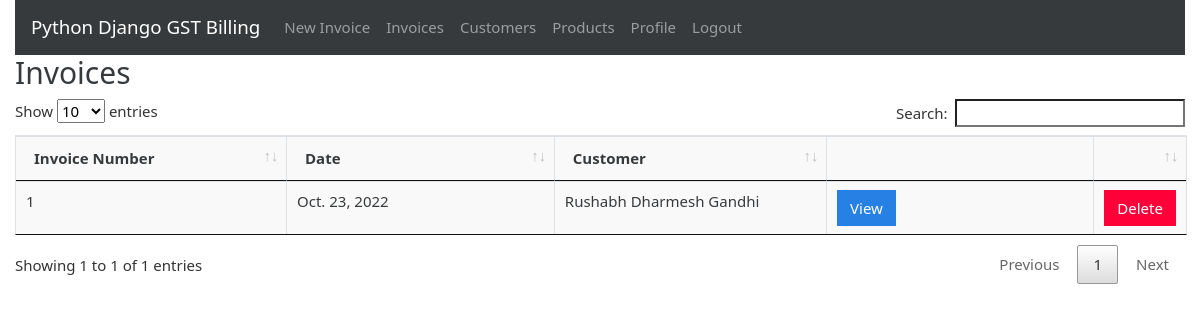
Page /invoices (signed in) on the committed database.
### gstbillingapp/models.py (models this page shows, shortened)
class Invoice(models.Model):
    invoice_number = models.IntegerField()
    invoice_date = models.DateField()
    invoice_customer = models.ForeignKey(
        'Customer',
        on_delete=models.SET_NULL,
        null=True
    )
    invoice_json = models.TextField()

class Customer(models.Model):
    customer_name = models.CharField(max_length=200)
    customer_address = models.TextField(max_length=600, blank=True, null=True)
    customer_phone = models.CharField(max_length=14, blank=True, null=True)
    customer_gst = models.CharField(max_length=15, blank=True, null=True)
    def __str__(self):
        return self.customer_name

### gstbillingapp/views.py (the view)
# urls.py: path('invoices', views.invoices, name='invoices'),
@login_required
def invoices(request):
    context = {}
    context['invoices'] = Invoice.objects.all().order_by('-id')
    return render(request, 'gstbillingapp/invoices.html', context)

### gstbillingapp/templates/gstbillingapp/invoices.html (shortened to what this page needs)
{% extends "gstbillingapp/base.html" %}
{% load static %}
{% block content %}
		<h2>Invoices</h2>
		<table class="table table-bordered" id="invoice-table">
		<thead>
			<tr>
				<th>Invoice Number</th>
				<th>Date</th>
				<th>Customer</th>
				<th></th>
				<th></th>
			</tr>
		</thead>
		<tbody class="two-col-form">
			{% for invoice in invoices %}
			<tr>
 				<td>{{invoice.invoice_number}}</td>
 				<td>{{invoice.invoice_date}}</td>
 				<td>{{invoice.invoice_customer}}</td>
				 <td><a href="{% url 'invoice_viewer' invoice.id %}"><button type="button" class="btn btn-primary">View</button></a></td>
				 <td><button type="button" class="btn btn-danger" data-toggle="modal" data-target="#invoiceDeleteModal" data-invoice-id="{{invoice.id}}" data-invoice-number="{{invoice.invoice_number}}, for {{invoice.invoice_customer}}">Delete</button></td>
			</tr>
			{% endfor %}
		</tbody>
		</table>
{% endblock %}

### gstbillingapp/static/gstbillingapp/main.css (style rules this page uses)
.table-bordered td, .table-bordered th { padding: 0.25em; }
.table-bordered tbody td, .table-bordered tbody th, .table-bordered thead th, .table-bordered thead td { background: #f9f9f9; }
.two-col-form td, .two-col-form th { width: 25%; }

### rows in the picture
Invoice: invoice_number "1", invoice_date "Oct. 23, 2022", invoice_customer "Rushabh Dharmesh Gandhi"
